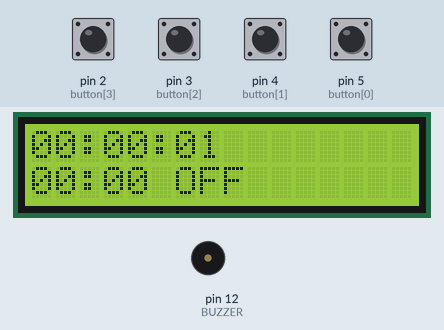
Recording of a sketch running on a simulated Arduino Uno, built with avr-gcc and run on an emulated ATmega328P. Parts: 16×2 character LCD, buzzer (waves = sounding, pin HIGH). Inputs (shaded band) come from the test bench; at power-on: pin 2 (button[3]), pin 3 (button[2]), pin 4 (button[1]), pin 5 (button[0]) HIGH.

Above: at 1.7 s.
1.8 s: pin 5 (button[0]) pulled LOW for 0.15 s
At 3.3 s:
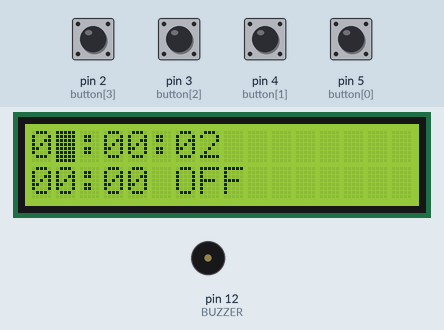
4.0 s: pin 3 (button[2]) pulled LOW for 0.15 s
At 5.3 s:
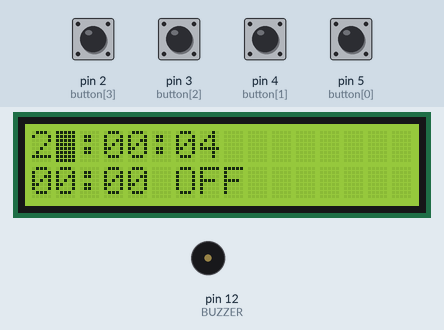
6.0 s: pin 4 (button[1]) pulled LOW for 0.15 s
At 7.3 s:
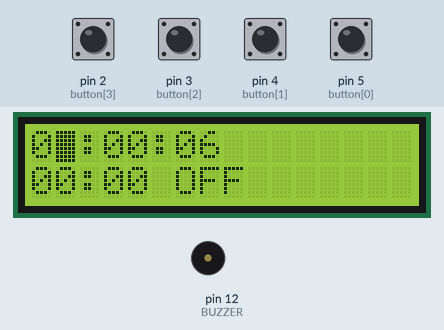
8.0 s: pin 3 (button[2]) pulled LOW for 1 s
At 10.3 s:
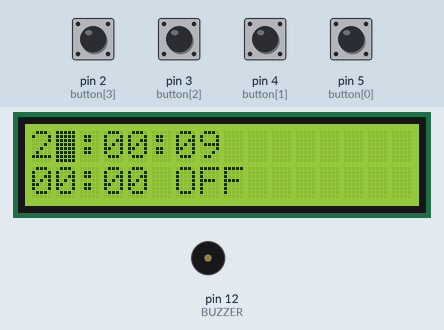
11.0 s: pin 4 (button[1]) pulled LOW for 1 s
At 13.3 s:
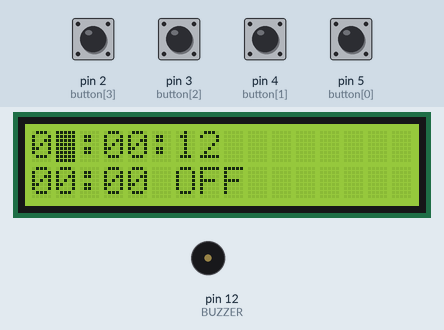
14.0 s: pin 5 (button[0]) pulled LOW for 1 s
At 16.3 s:
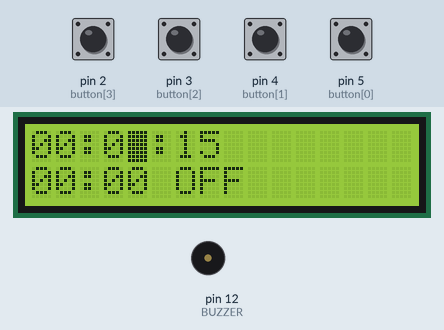
Timing chart, 0 to 17.8 s (numbered marks = the images above; inputs shaded):
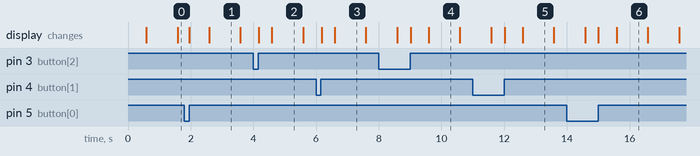

Measured:
- what the display in image 1 shows lasts 1.0 s, from 2.6 s to 3.6 s

The sketch:

TECH_ALARM_V0.4.ino
```cpp
#include <TimerOne.h>
#include <LiquidCrystal_I2C.h>
#include <Wire.h>

LiquidCrystal_I2C lcd (0x27, 16, 2);

#define BTN_MODO  0
#define BTN_UP    1
#define BTN_DOWN  2
#define BTN_LIGHT 3

// Pines para los botones
uint8_t button[4] = {
  5,
  4,
  3,
  2
};
#define BUZZER    12
// Estados del autómata
#define S_HOME              0
#define S_SET_CLOCK_HOUR    1
#define S_SET_CLOCK_MINUTES 2
#define S_SET_ALARM_HOUR    3
#define S_SET_ALARM_MINUTES 4
#define S_ALARM_ON_OFF      5
#define STATES_MAX          6

uint8_t state = S_HOME;
// Base historica de botoneslínea
uint8_t button_state[4];

int horas = 0;
int minutos = 0;
/* variables compartidas por el servicio de atención a la interrupción y el flujo normal */
volatile int segundos = 0;
volatile boolean actualizar = true;

int horas_alarma = 0;
int minutos_alarma = 0;
// no tiene sentido los segundos en la alarma
boolean alarmaOn = false;         // Para activar y desactivar la alarma (modo 6);

boolean lightOn = false;
int contadorLuz = 0;
int contadorAlarma = 0;           // contar solo cuando suena la alarma

//Buffer para guardar el formato de fecha
char str_time[9] = "00:00:00";

void setup(){
  // Configurar como PULL-UP para ahorrar resistencias
  pinMode(button[BTN_MODO], INPUT_PULLUP);
  pinMode(button[BTN_UP], INPUT_PULLUP);
  pinMode(button[BTN_DOWN], INPUT_PULLUP);
  pinMode(button[BTN_LIGHT], INPUT_PULLUP);
  pinMode(BUZZER, OUTPUT);
  // Se asume que el estado inicial de los botones es HIGH
  button_state[0] = HIGH;
  button_state[1] = HIGH;
  button_state[2] = HIGH;
  button_state[3] = HIGH;

  Serial.begin(9600);
  lcd.init();
  lcd.backlight();
  delay(500);

  Timer1.initialize(1000000);
  Timer1.attachInterrupt(controladorTimer);
}

uint8_t Rising_edge(int btn) {
  uint8_t newValue = digitalRead(button[btn]);
  uint8_t result = button_state[btn]!=newValue && newValue == 1;
  button_state[btn] = newValue;
  /* cada vez que hay una pulsación, el contador de luz se reinicia a 0*/
  if(  digitalRead(button[btn]) == HIGH ){
     contadorLuz = 0;
     //lcd.backlight();
  }
  return result;
}

void controladorTimer(){
    segundos++;
    if( lightOn == true ){
      contadorLuz++;
    }
    if( digitalRead(BUZZER)== HIGH ){
      contadorAlarma++;
    }
    actualizar = true;
}

void formatTime(){
  minutos += segundos / 60;
  segundos = segundos % 60;
  horas += minutos / 60;
  minutos = minutos % 60;
  horas = horas % 24;
  lcd.clear();
  lcd.noBlink();
  lcd.setCursor(0,0);
  sprintf(str_time, "%02d:%02d:%02d", horas, minutos, segundos);
  lcd.print(str_time);
  /* Visualizar la alarma*/
  lcd.setCursor(0,1);
  sprintf(str_time, "%02d:%02d", horas_alarma, minutos_alarma);
  lcd.print(str_time);
  actualizar = false;
}

void estadoAlarma(){
  if (alarmaOn == true){
    /* Verificando el tiempo de la alarma*/
      if( segundos == 0 && horas == horas_alarma && minutos == minutos_alarma){
        digitalWrite(BUZZER, HIGH);
      }
    lcd.print(" ON");
  } else{
    lcd.print(" OFF");
  }
/* Si pasan 60 seg de la alarma, apagar el buzzer */
  if (contadorAlarma == 60){
    digitalWrite(BUZZER, LOW);
    contadorAlarma = 0;
  }
  /* Si pasan 30 seg y la luz está encendida, se apaga */
  if( contadorLuz == 30 ){
    lcd.noBacklight();
    lightOn = false;
    contadorLuz = 0;
  }
}
/* Ajuste de reloj*/
void incrementarHoras(){
  horas ++;
  horas = horas % 24;
  actualizar = true;
}
void decrementarHoras(){
  horas --;
  if(horas < 0){
    horas = 23;
  }
  actualizar = true;
}
void incrementarMinutos(){
  minutos ++;
  minutos = minutos % 60;
  actualizar = true;
}
void decrementarMinutos(){
  minutos --;
  if(minutos < 0){
    minutos = 59;
  }
  actualizar = true;
}

/* Ajuste de Alarma */
void incrementarHorasAlarma(){
  horas_alarma ++;
  horas_alarma = horas_alarma % 24;
  actualizar = true;
}
void decrementarHorasAlarma(){
  horas_alarma --;
  if(horas_alarma < 0){
    horas_alarma = 23;
  }
  actualizar = true;
}
void incrementarMinutosAlarma(){
  minutos_alarma ++;
  minutos_alarma = minutos_alarma % 60;
  actualizar = true;
}
void decrementarMinutosAlarma(){
  minutos_alarma --;
  if(minutos_alarma < 0){
    minutos_alarma = 59;
  }
  actualizar = true;
}

/* PARPADEO DE PANTALLA */
void fijarCursorModo(){
  switch(state){
    case S_HOME:
      lcd.noBlink();
    break;
    case S_SET_CLOCK_HOUR:
      lcd.setCursor(1,0);
      lcd.blink();
    break;
    case S_SET_CLOCK_MINUTES:
      lcd.setCursor(4,0);
      lcd.blink();
    break;
    case S_SET_ALARM_HOUR:
      lcd.setCursor(1,1);
      lcd.blink();
    break;
    case S_SET_ALARM_MINUTES:
      lcd.setCursor(4,1);
      lcd.blink();
    break;
    case S_ALARM_ON_OFF:
      lcd.setCursor(7,1);
      lcd.blink();
    break;
  };
}

void loop(){
/* validando opciones*/
  if( Rising_edge(BTN_MODO) ){
    state++;
    state = state % STATES_MAX;
    fijarCursorModo();
  }
/* Estas líneas colocarlo en la máquina*/
/* Lógica para el botón de luz*/
  if ( Rising_edge(BTN_LIGHT) ){
    /* Si el  buzzer esta sonando, apagarlo*/
    if( digitalRead(BUZZER) == HIGH ){
      digitalWrite(BUZZER, LOW);
      contadorAlarma = 0;
    }
    if(lightOn == false){
        lcd.backlight();
    } else {
        lcd.noBacklight();
    }
    lightOn = !lightOn;
  }

  /* La luz se apaga después de 5 seg de haber presionado el último botón*/

  switch(state){
    case S_SET_CLOCK_HOUR:
       if( Rising_edge(BTN_UP) ){
         incrementarHoras();
      }
      if( Rising_edge(BTN_DOWN) ){
         decrementarHoras();
      }
    break;
    case S_SET_CLOCK_MINUTES:
      if( Rising_edge(BTN_UP) ){
        incrementarMinutos();
      }
      if( Rising_edge(BTN_DOWN) ){
        decrementarMinutos();
      }
    break;
  /* ALARMA */
    case S_SET_ALARM_HOUR:
       if( Rising_edge(BTN_UP) ){
         incrementarHorasAlarma();
      }
      if( Rising_edge(BTN_DOWN) ){
         decrementarHorasAlarma();
      }
    break;
    case S_SET_ALARM_MINUTES:
      if( Rising_edge(BTN_UP) ){
        incrementarMinutosAlarma();
      }
      if( Rising_edge(BTN_DOWN) ){
        decrementarMinutosAlarma();
      }
    break;
    case S_ALARM_ON_OFF:
      if( Rising_edge(BTN_UP) ){
        actualizar = true;
        alarmaOn = !alarmaOn;
      }
    break;
  };

  if(actualizar == true){
    formatTime();
    estadoAlarma();
    fijarCursorModo();
  }
}
```
